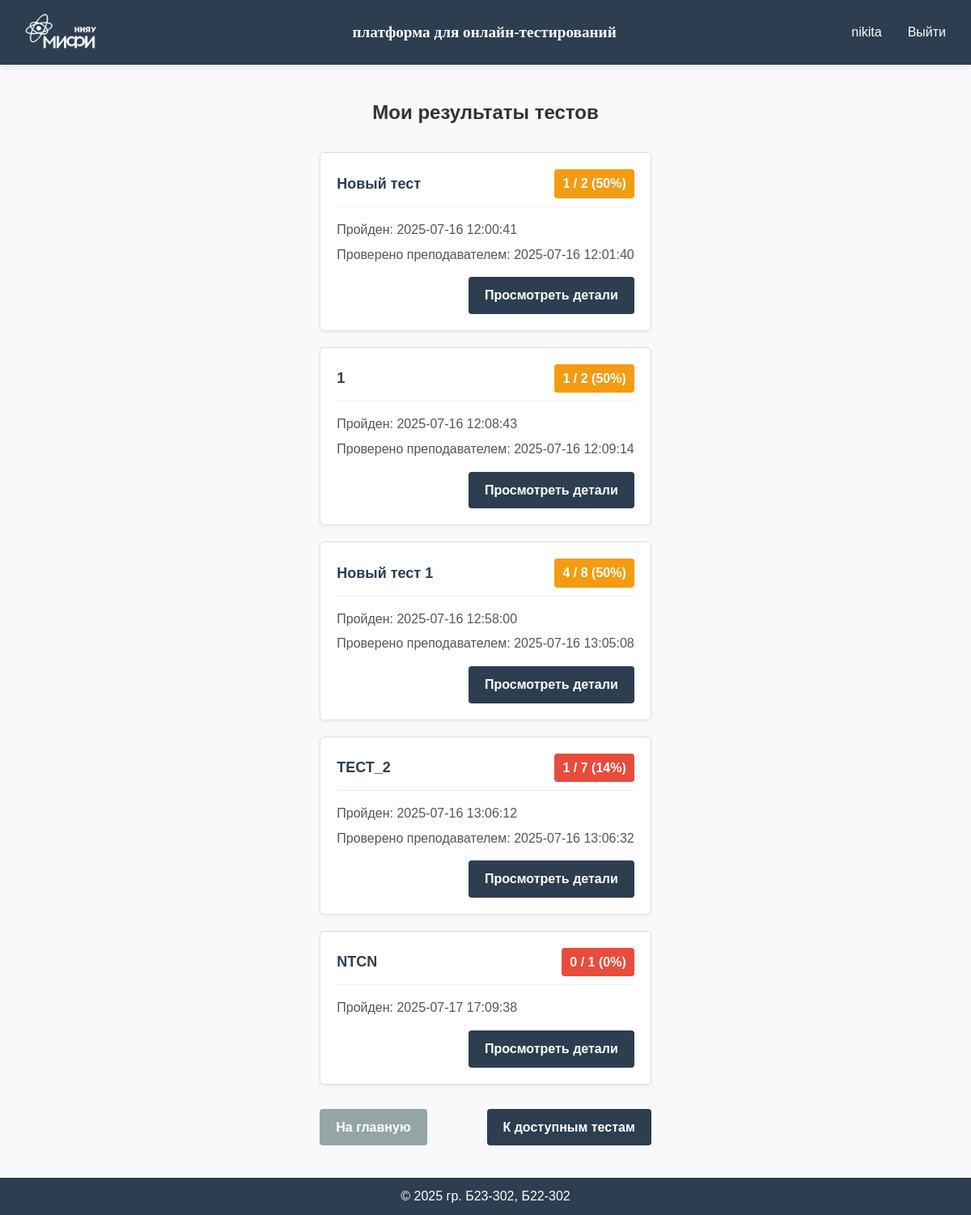
/results (signed in), run on the app's committed database.
### app/models.py (models this page shows, shortened)
class User(db.Model, UserMixin):
    id = db.Column(db.Integer, primary_key=True)
    username = db.Column(db.String(80), unique=True, nullable=False)
    password_hash = db.Column(db.String(128), nullable=False)
    role = db.Column(db.String(20), nullable=False, default='user')
    group = db.Column(db.String(7), default="")

class TestResult(db.Model):
    __tablename__ = 'test_results'
    id = db.Column(db.Integer, primary_key=True)
    test_id = db.Column(db.Integer, db.ForeignKey('tests.id'), nullable=False)
    student_id = db.Column(db.Integer, db.ForeignKey('user.id'), nullable=False)
    test_result = db.Column(db.Text)  # Для SQLite используем Text вместо JSON для хранения результатов
    created_at = db.Column(db.DateTime, default=db.func.current_timestamp())
    is_graded = db.Column(db.Boolean, default=False)  # Флаг, указывающий, проверен ли тест вручную
    manual_score = db.Column(db.Integer, nullable=True)  # Оценка, выставленная вручную
    graded_at = db.Column(db.DateTime, nullable=True)  # Когда был проверен тест
    graded_by = db.Column(db.String(80), nullable=True)  # Кто проверил тест
    test = db.relationship('Test', backref=db.backref('results', lazy=True))
    student = db.relationship('User', backref=db.backref('test_results', lazy=True))

### app/pass_tests/routes.py (the view)
@pass_tests_bp.route('/results')
@login_required
def results():
    user_results = TestResult.query.filter_by(student_id=current_user.id).all()
    results_data = []
    for result in user_results:
        test = Test.query.get(result.test_id)
        if test:
            test_info = json.loads(test.test_info)
            result_data = json.loads(result.test_result)
            results_data.append({
                'id': result.id,
                'test_name': test_info.get('name', 'Без названия'),
                'score': result_data.get('score', 0),
                'total': result_data.get('total', 0),
                'percentage': result_data.get('percentage', 0),
                'completed_at': result_data.get('completed_at', ''),
                'is_graded': result.is_graded,
                'graded_by': result.graded_by,
                'graded_at': result.graded_at.strftime('%Y-%m-%d %H:%M:%S') if result.graded_at else None
            })
    return render_template('pass_tests/results.html', results=results_data)

### app/models.py (called while the page is built)
@login_manager.user_loader
def load_user(user_id):
    return User.query.get(int(user_id))

### app/templates/pass_tests/results.html (shortened to what this page needs)
{% extends "base.html" %}
{% block content %}
<div class="results-container">
    <h1 class="page-title">Мои результаты тестов</h1>
    {% if results %}
        <div class="results-list">
            {% for result in results %}
                <div class="result-card">
                    <div class="result-header">
                        <div class="result-title">{{ result.test_name }}</div>
                        <div class="result-score {% if result.percentage >= 70 %}good-score{% elif result.percentage >= 40 %}average-score{% else %}poor-score{% endif %}">
                            {{ result.score }} / {{ result.total }} ({{ result.percentage }}%)
                        </div>
                    </div>
                    <div class="result-info">
                        <p>Пройден: {{ result.completed_at }}</p>
                        {% if result.is_graded %}
                        <p>Проверено преподавателем: {{ result.graded_at }}</p>
                        {% endif %}
                    </div>
                    <div class="result-actions">
                        <a href="{{ url_for('pass_tests.view_result', result_id=result.id) }}" class="btn btn-primary">Просмотреть детали</a>
                    </div>
                </div>
            {% endfor %}
        </div>
    {% else %}
        <div class="no-results">
            <p>У вас пока нет пройденных тестов.</p>
            <p>Перейдите в раздел "Доступные тесты", чтобы пройти тест.</p>
        </div>
    {% endif %}
    <div class="back-link">
        <a href="{{ url_for('main.index') }}" class="btn btn-secondary">На главную</a>
        <a href="{{ url_for('pass_tests.my_tests') }}" class="btn btn-primary">К доступным тестам</a>
    </div>
</div>
{% endblock %}

### app/templates/base.html (shortened to what this page needs)
<!DOCTYPE html>
<html lang="ru">
<head>
    <link rel="stylesheet" href="{{ url_for('static', filename='css/style.css') }}">
</head>
<body>
    <div class="page-wrapper">
        <header class="header">
            <div class="container">
                <img src="{{ url_for('static', filename='images/logo-mini-without (1).png') }}" class="mephi"/>
                <a href="{{ url_for('main.index') }}" class="logo">платформа для онлайн-тестирований</a>
                <nav class="nav">
                    {% if current_user.is_authenticated %}
                        <span class="username">{{ current_user.username }}</span>
                        <a href="{{ url_for('auth.logout') }}" class="nav-link">Выйти</a>
                    {% else %}
                        <a href="{{ url_for('auth.login') }}" class="nav-link">Войти</a>
                        <a href="{{ url_for('auth.register') }}" class="btn btn-primary">Зарегистрироваться</a>
                    {% endif %}
                </nav>
            </div>
        </header>
        <main class="main-content">
            <div class="container">
                {% block content %}{% endblock %}
            </div>
        </main>
        <footer class="footer">
            <div class="container">
                <p>&copy; 2025 гр. Б23-302, Б22-302</p>
            </div>
        </footer>
    </div>
</body>
</html>

### app/static/css/style.css (style rules this page uses)
:root { --primary-color: #4a6bff; --secondary-color: #6c757d; --success-color: #28a745; --danger-color: #dc3545; --light-color: #f8f9fa; --dark-color: #2c3e50; --text-color: #333; --border-radius: 4px; --box-shadow: 0 2px 10px rgba(0, 0, 0, 0.1); --transition: all 0.3s ease; }
* { margin: 0; padding: 0; box-sizing: border-box; }
html, body { height: 100%; }
body { font-family: Helvetica; line-height: 1.6; color: var(--text-color); background-color: var(--light-color); display: flex; flex-direction: column; }
.page-wrapper { display: flex; flex-direction: column; min-height: 100vh; }
.header { background-color: var(--dark-color); color: white; padding: 10px 0; box-shadow: var(--box-shadow); position: sticky; top: 0; z-index: 100; }
.header .container { display: flex; justify-content: space-between; align-items: center; max-width: 1200px; margin: 0 auto; padding: 0 15px; }
.mephi { height: 60px; width: auto; }
.logo { color: white; font-size: 1.2rem; font-weight: bold; font-family: Verdana; text-decoration: none; margin-left: 10px; }
.nav { display: flex; align-items: center; gap: 1rem; }
.nav-link, .btn { color: white; text-decoration: none; padding: 0.5rem 1rem; border-radius: var(--border-radius); transition: var(--transition); }
.btn-primary { background-color: var(--primary-color); }
.main-content { flex: 1; display: flex; justify-content: center; align-items: center; padding: 20px; }
.footer { background-color: var(--dark-color); color: white; padding: 10px 0; text-align: center; }
.footer .container { max-width: 1200px; margin: 0 auto; padding: 0 15px; }

### app/templates/pass_tests/results.html (style rules this page uses)
.results-container { max-width: 800px; margin: 0 auto; padding: 20px 0; }
.page-title { font-size: 24px; margin-bottom: 30px; color: #333; text-align: center; }
.results-list { display: flex; flex-direction: column; gap: 20px; }
.result-card { background-color: white; border: 1px solid #ddd; border-radius: 5px; padding: 20px; box-shadow: 0 2px 4px rgba(0,0,0,0.05); }
.result-header { display: flex; justify-content: space-between; align-items: center; margin-bottom: 15px; border-bottom: 1px solid #eee; padding-bottom: 10px; }
.result-title { font-size: 18px; font-weight: bold; color: #2c3e50; }
.result-score { font-weight: bold; padding: 5px 10px; border-radius: 4px; }
.average-score { background-color: #f39c12; color: white; }
.poor-score { background-color: #e74c3c; color: white; }
.result-info { margin-bottom: 15px; }
.result-info p { margin: 5px 0; color: #555; }
.result-actions { display: flex; justify-content: flex-end; }
.back-link { margin-top: 30px; display: flex; justify-content: space-between; }
.btn { padding: 10px 20px; border-radius: 4px; font-weight: bold; cursor: pointer; text-decoration: none; }
.btn-primary { background-color: #2c3e50; color: white; }
.btn-secondary { background-color: #95a5a6; color: white; }

### data on the page
User: username "nikita"
TestResult: test_name "Новый тест", score "1", total "2", percentage "50", completed_at "2025-07-16 12:00:41", graded_at "2025-07-16 12:01:40"
TestResult: test_name "1", score "1", total "2", percentage "50", completed_at "2025-07-16 12:08:43", graded_at "2025-07-16 12:09:14"
TestResult: test_name "Новый тест 1", score "4", total "8", percentage "50", completed_at "2025-07-16 12:58:00", graded_at "2025-07-16 13:05:08"
TestResult: test_name "ТЕСТ_2", score "1", total "7", percentage "14", completed_at "2025-07-16 13:06:12", graded_at "2025-07-16 13:06:32"

### other printed values
{{ result.test_name }} "NTCN"
{{ result.score }} "0"
{{ result.total }} "1"
{{ result.percentage }} "0"
{{ result.completed_at }} "2025-07-17 17:09:38"
